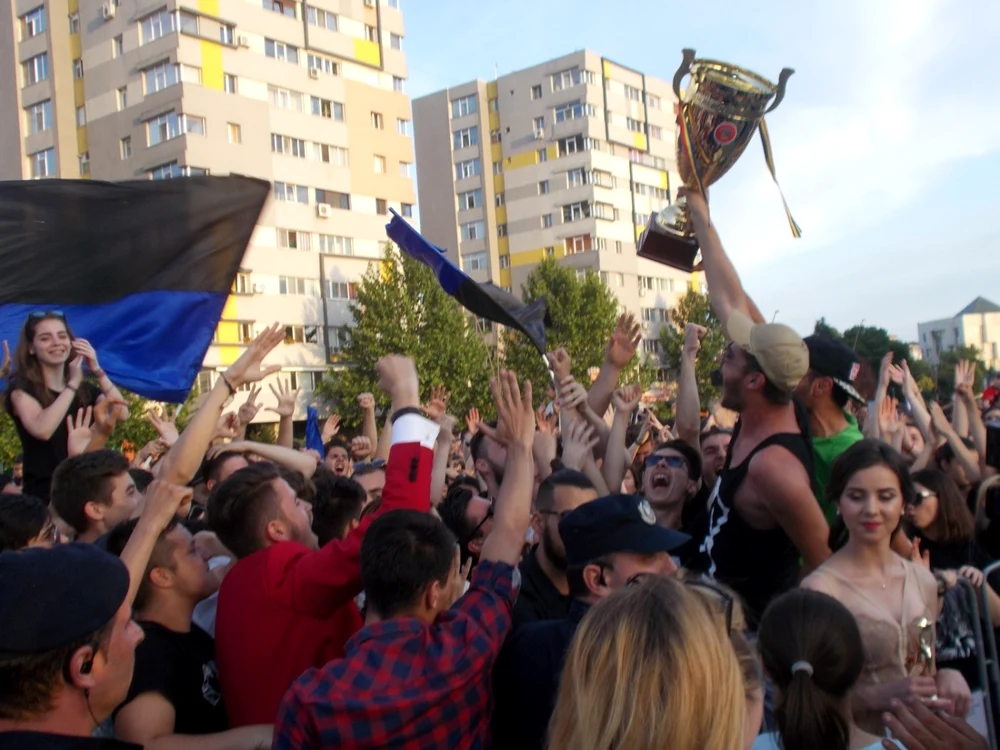
#> input picture assets-src/fundal/multime-cupa.webp, 1000 x 750 px, found by its file name
$ python fundal.py
#> lines starting #> are read from the running program, lines starting #| are printed output that depends on the picture
"""Poza cu multimea si cupa -> fundal de hero: duoton mov/bleumarin (tema site-ului), vinieta,
blur usor de adancime ca sa nu se vada ca sursa are doar 1000px. Sursa: assets-src/fundal."""
from PIL import Image, ImageOps, ImageEnhance, ImageFilter
import numpy as np
src='D:/Teo/PNL/Site-uri/Olimpiada Liceelor/assets-src/fundal/multime-cupa.webp'
dst='D:/Teo/PNL/Site-uri/Olimpiada Liceelor/app/src/assets/fundal-hero.webp'
im=Image.open(src).convert('RGB')
#> im is the input picture: PIL image 1000x750 RGB; mean R, G, B 123.3, 111.3, 107.8
im=im.resize((1600,1200),Image.LANCZOS)                       # marim fin, apoi blur: scalarea in browser ramane lina
#> im: PIL image 1600x1200 RGB
g=ImageOps.grayscale(im); g=ImageEnhance.Contrast(g).enhance(1.22)
#> after `g = ImageOps.grayscale(im)`:
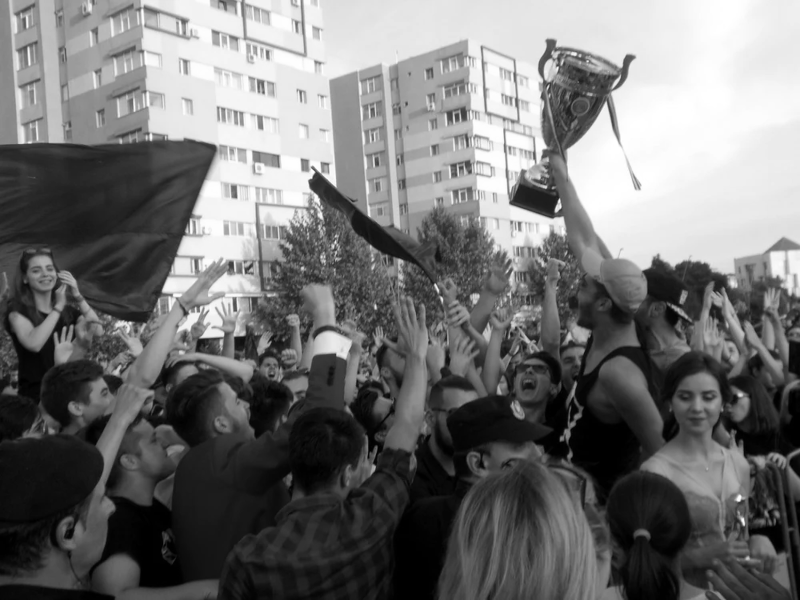
#> g: PIL image 1600x1200 L (shown at 1/2 size); min 0, max 255, mean 114.5
#> after `g = ImageEnhance.Contrast(g).enhance(1.22)`:
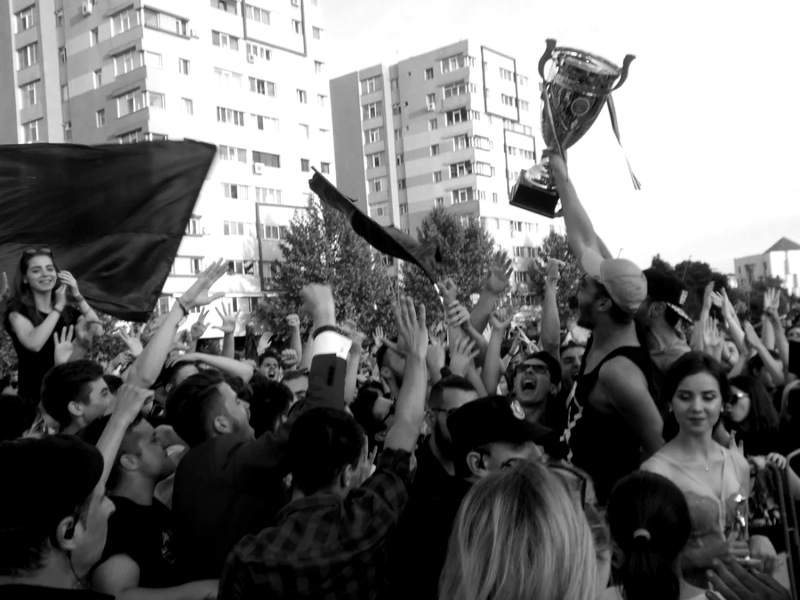
#> g: PIL image 1600x1200 L (shown at 1/2 size); min 0, max 255, mean 113
duo=ImageOps.colorize(g, black=(11,14,34), white=(170,120,255), mid=(76,29,149), midpoint=138)
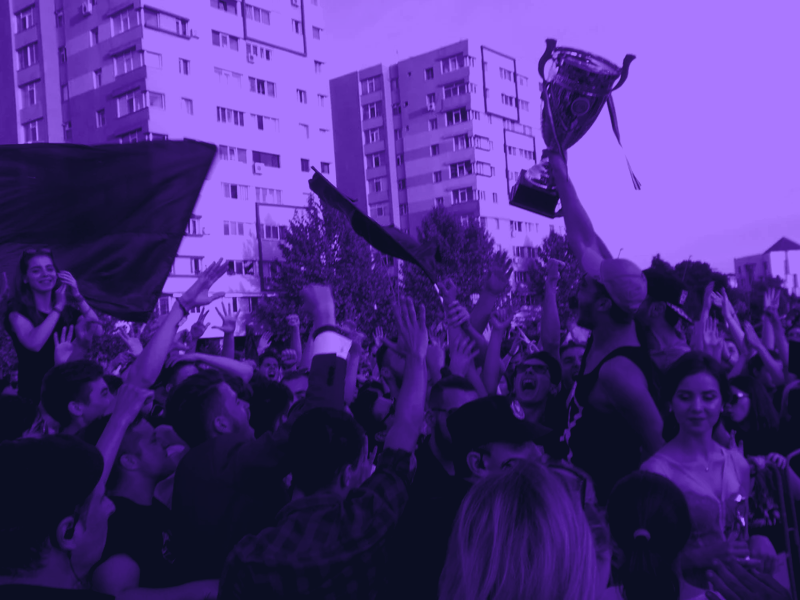
#> duo: PIL image 1600x1200 RGB (shown at 1/2 size); mean R, G, B 74.7, 47.7, 130.2
duo=duo.filter(ImageFilter.GaussianBlur(1.8))
W,H=duo.size; y,x=np.mgrid[0:H,0:W]; d=np.sqrt(((x-W/2)/(W/2))**2+((y-H/2)/(H/2))**2)
#> after `W, H = duo.size`: W = 1600; H = 1200
m=np.clip(1-0.6*np.clip(d-0.3,0,1)**1.5,0,1)[...,None]
out=Image.fromarray((np.asarray(duo).astype(np.float32)*m).astype(np.uint8))
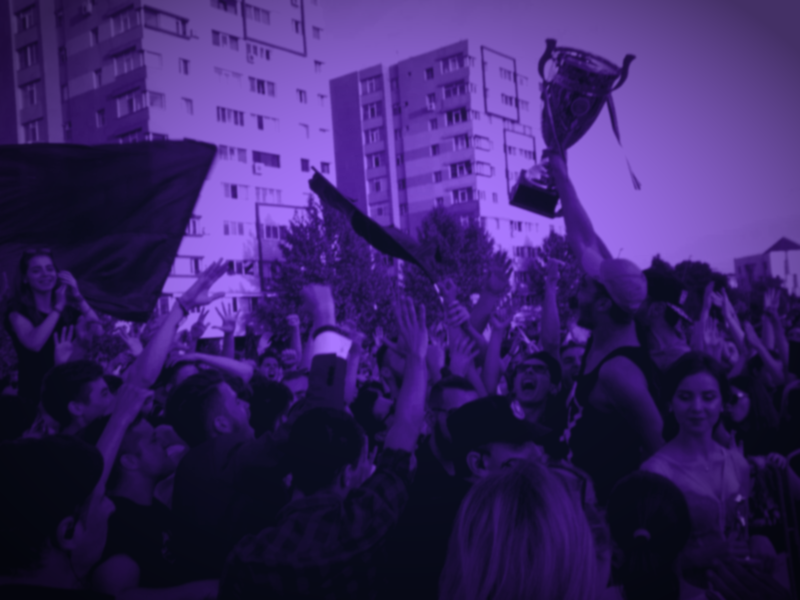
#> out: PIL image 1600x1200 RGB (shown at 1/2 size); mean R, G, B 56.9, 35.9, 100.1
out.save(dst,'WEBP',quality=80,method=6)
import os; print(out.size, os.path.getsize(dst))
